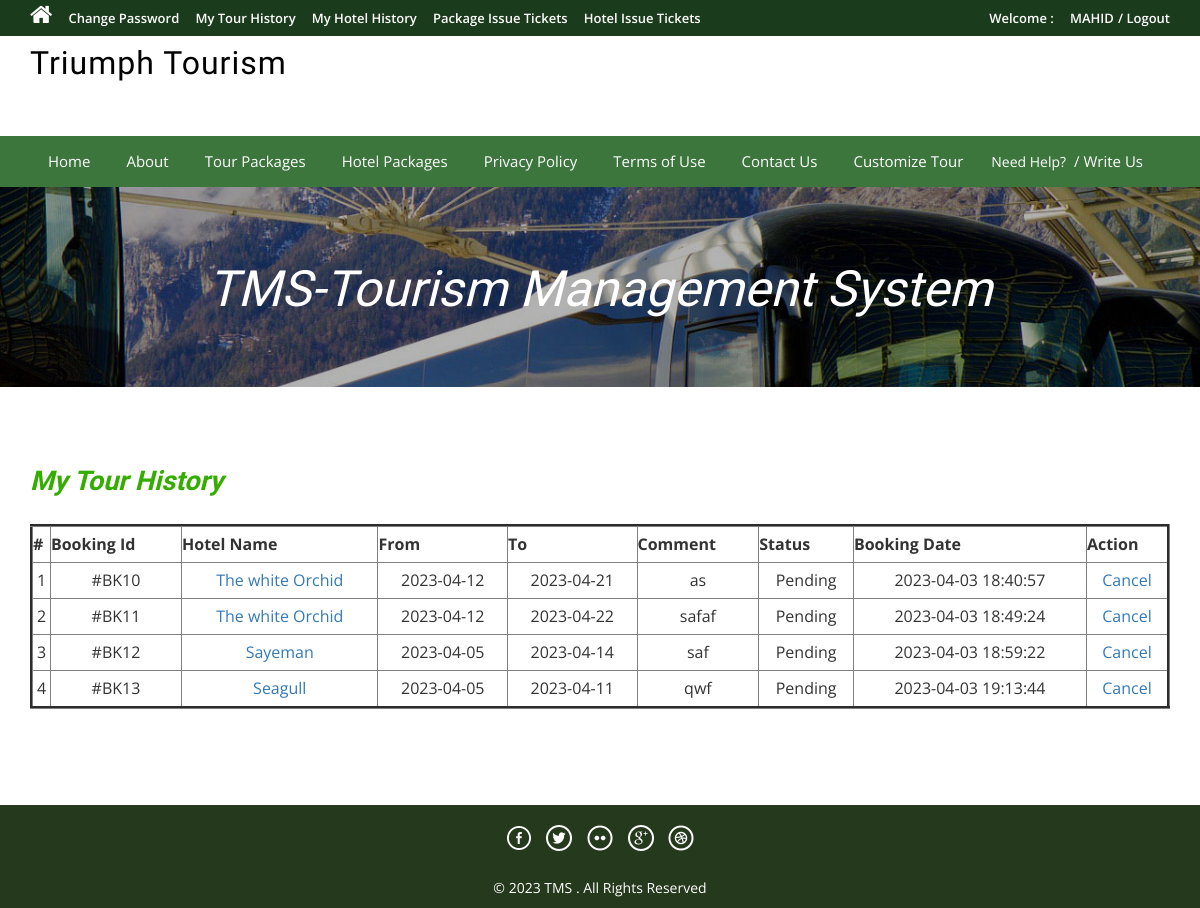
Screenshot of /hotel-history.php (signed in) with the database file from the repository.
### tables this page shows
CREATE TABLE `hotelbooking` (
  `BookingId` int(11) NOT NULL,
  `HotelId` int(11) DEFAULT NULL,
  `UserEmail` varchar(100) DEFAULT NULL,
  `FromDate` varchar(100) DEFAULT NULL,
  `ToDate` varchar(100) DEFAULT NULL,
  `Comment` mediumtext DEFAULT NULL,
  `RegDate` timestamp NULL DEFAULT current_timestamp(),
  `status` int(11) DEFAULT NULL,
  `CancelledBy` varchar(5) DEFAULT NULL,
  `UpdationDate` timestamp NULL DEFAULT NULL ON UPDATE current_timestamp()
);

CREATE TABLE `hoteltourhotels` (
  `HotelId` int(11) NOT NULL,
  `HotelName` varchar(200) DEFAULT NULL,
  `HotelType` varchar(150) DEFAULT NULL,
  `HotelLocation` varchar(100) DEFAULT NULL,
  `HotelPrice` int(11) DEFAULT NULL,
  `HotelFetures` varchar(255) DEFAULT NULL,
  `HotelDetails` mediumtext DEFAULT NULL,
  `HotelImage` varchar(100) DEFAULT NULL,
  `Creationdate` timestamp NULL DEFAULT current_timestamp(),
  `UpdationDate` timestamp NULL DEFAULT NULL ON UPDATE current_timestamp()
);

### hotel-history.php (the view, shortened to what this page needs)
<?php
include('includes/config.php');
if (strlen($_SESSION['login']) == 0) {
    header('location:index.php');
} else {
?>
<!DOCTYPE HTML>
<html>
<head>
    <link href="css/bootstrap.css" rel='stylesheet' type='text/css' />
    <link href="css/style.css" rel='stylesheet' type='text/css' />
    <link href="css/font-awesome.css" rel="stylesheet">
    <link href="css/animate.css" rel="stylesheet" type="text/css" media="all">
</head>
<body>
    <div class="top-header">
        <?php include('includes/header.php'); ?>
        <div class="banner-1 ">
            <div class="container">
                <h1 class="wow zoomIn animated animated" data-wow-delay=".5s"
                    style="visibility: visible; animation-delay: 0.5s; animation-name: zoomIn;">TMS-Tourism Management
                    System</h1>
            </div>
        </div>
        <div class="privacy">
            <div class="container">
                <h3 class="wow fadeInDown animated animated" data-wow-delay=".5s"
                    style="visibility: visible; animation-delay: 0.5s; animation-name: fadeInDown;">My Tour History</h3>
                <form name="chngpwd" method="post" onSubmit="return valid();">
                    <p>
                    <table border="3" width="100%">
                        <tr align="center">
                            <th>#</th>
                            <th>Booking Id</th>
                            <th>Hotel Name</th>
                            <th>From</th>
                            <th>To</th>
                            <th>Comment</th>
                            <th>Status</th>
                            <th>Booking Date</th>
                            <th>Action</th>
                        </tr>
                        <?php
                            $uemail = $_SESSION['login'];;
                            $sql = "SELECT hotelbooking.BookingId as bookid,hotelbooking.HotelId as pkgid,hoteltourhotels.HotelName as hotelname,hotelbooking.FromDate as fromdate,hotelbooking.ToDate as todate,hotelbooking.Comment as comment,hotelbooking.status as status,hotelbooking.RegDate as regdate,hotelbooking.CancelledBy as cancelby,hotelbooking.UpdationDate as upddate from hotelbooking join hoteltourhotels on hoteltourhotels.HotelId=hotelbooking.HotelId where UserEmail=:uemail";
                            $query = $dbh->prepare($sql);
                            $query->bindParam(':uemail', $uemail, PDO::PARAM_STR);
                            $query->execute();
                            $results = $query->fetchAll(PDO::FETCH_OBJ);
                            $cnt = 1;
                            if ($query->rowCount() > 0) {
                                foreach ($results as $result) {    ?>
                        <tr align="center">
                            <td><?php echo htmlentities($cnt); ?></td>
                            <td>#BK<?php echo htmlentities($result->bookid); ?></td>
                            <td><a
                                    href="hotel-details.php?pkgid=<?php echo htmlentities($result->pkgid); ?>"><?php echo htmlentities($result->hotelname); ?></a>
                            </td>
                            <td><?php echo htmlentities($result->fromdate); ?></td>
                            <td><?php echo htmlentities($result->todate); ?></td>
                            <td><?php echo htmlentities($result->comment); ?></td>
                            <td><?php if ($result->status == 0) {
                                                echo "Pending";
                                            }
                                            ?></td>
                            <td><?php echo htmlentities($result->regdate); ?></td>
                            <?php if ($result->status == 2) {
                                        ?><td>Cancelled</td>
                            <?php } else { ?>
                            <td><a href="hotel-history.php?bkid=<?php echo htmlentities($result->bookid); ?>"
                                    onclick="return confirm('Do you really want to cancel booking')">Cancel</a></td>
                            <?php } ?>
                        </tr>
                        <?php $cnt = $cnt + 1;
                                }
                            } ?>
                    </table>
                    </p>
                </form>
            </div>
        </div>
        <?php include('includes/footer.php'); ?>
</body>
</html>
<?php } ?>

### rows the page displays
hotelbooking: BookingId "10", HotelId.HotelName "The white Orchid", FromDate "2023-04-12", ToDate "2023-04-21", Comment "as", status "Pending", RegDate "2023-04-03 18:40:57"
hotelbooking: BookingId "11", HotelId.HotelName "The white Orchid", FromDate "2023-04-12", ToDate "2023-04-22", Comment "safaf", status "Pending", RegDate "2023-04-03 18:49:24"
hotelbooking: BookingId "12", HotelId.HotelName "Sayeman", FromDate "2023-04-05", ToDate "2023-04-14", Comment "saf", status "Pending", RegDate "2023-04-03 18:59:22"
hotelbooking: BookingId "13", HotelId.HotelName "Seagull", FromDate "2023-04-05", ToDate "2023-04-11", Comment "qwf", status "Pending", RegDate "2023-04-03 19:13:44"

### other values shown
$username "MAHID"
